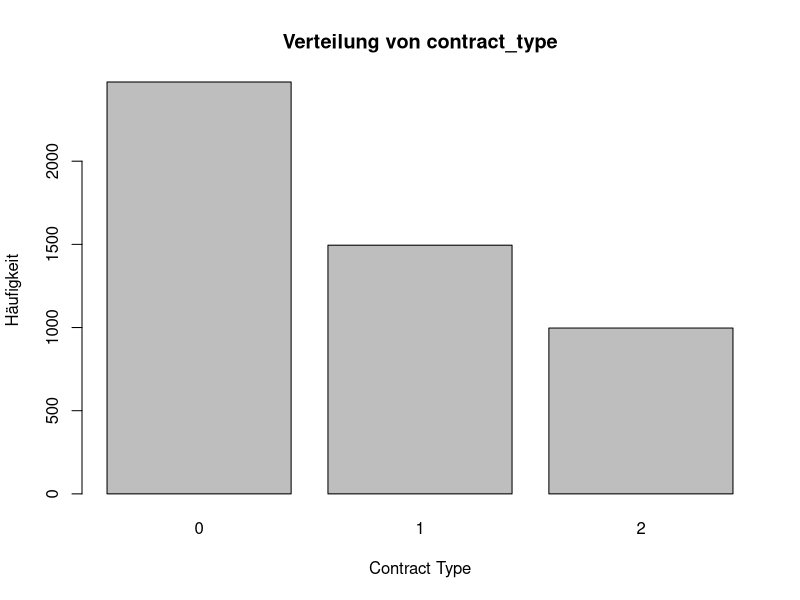
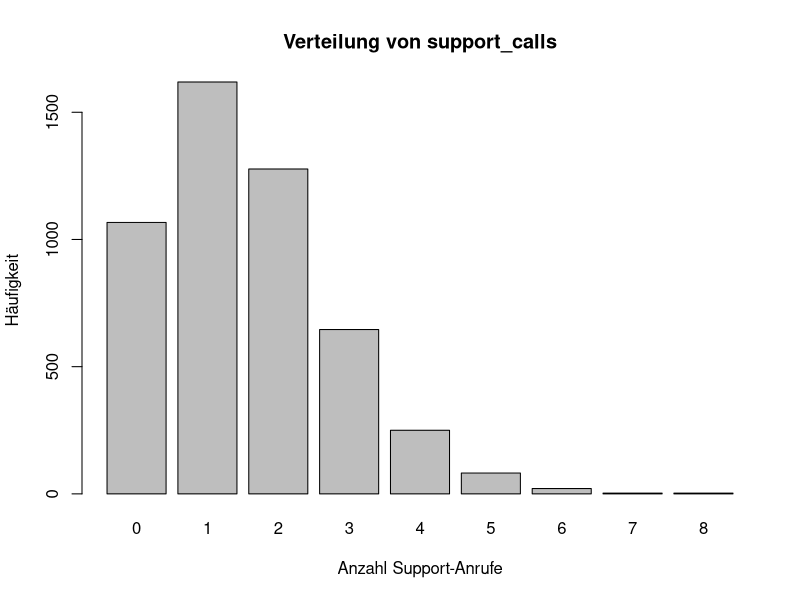
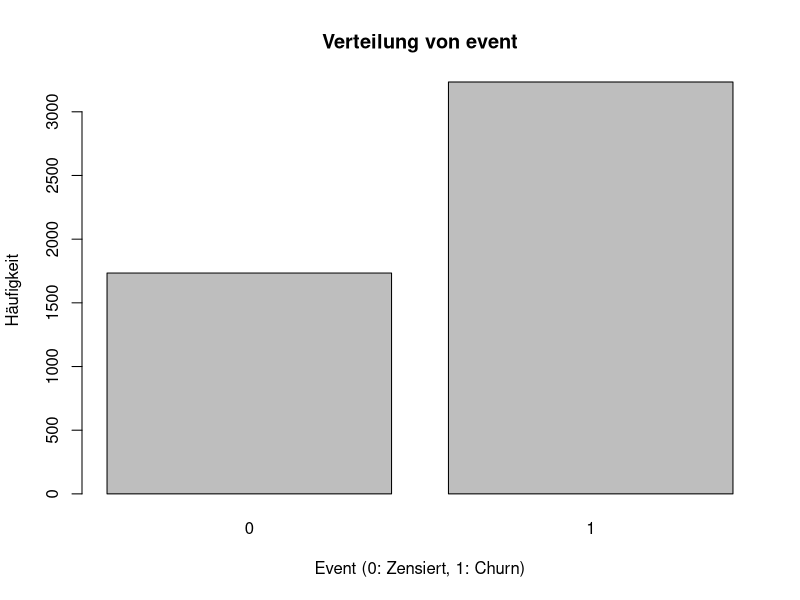
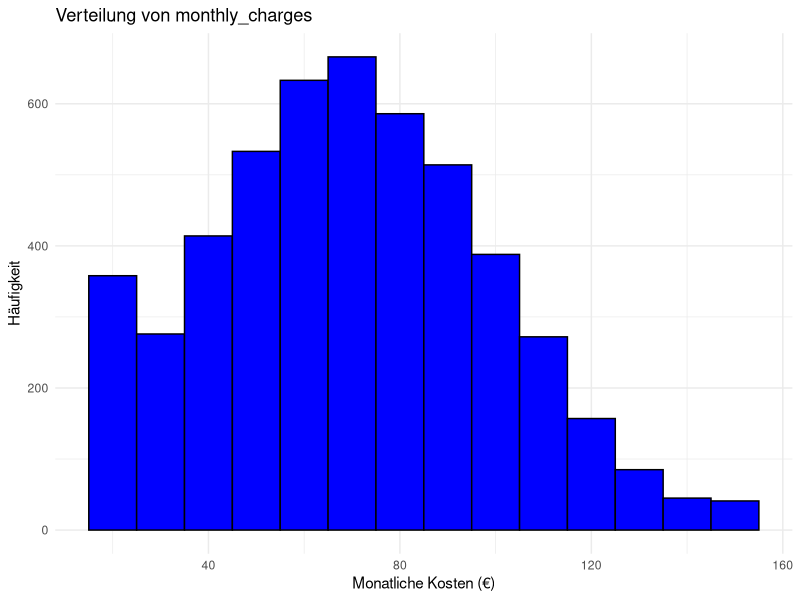
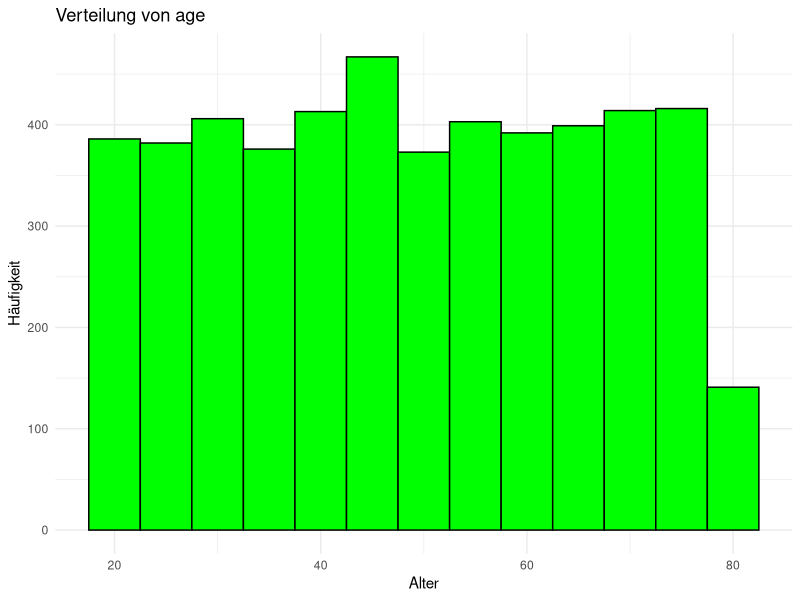
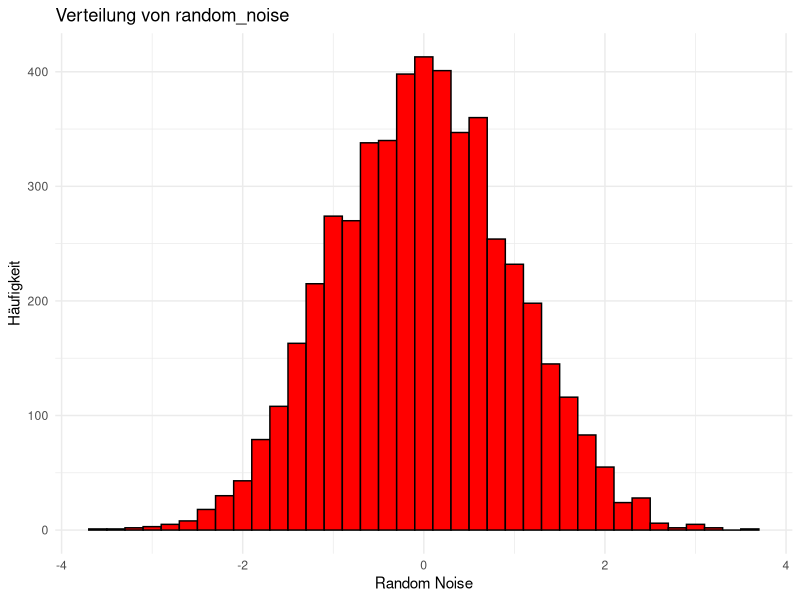
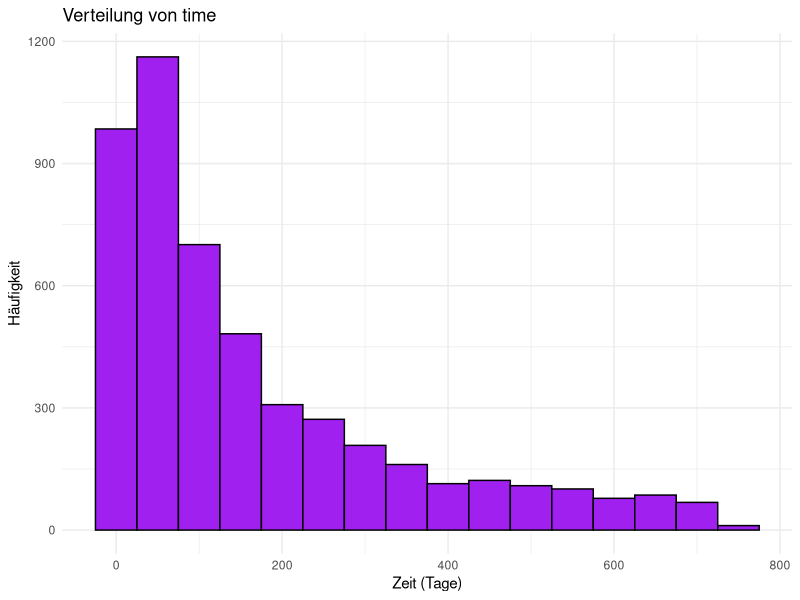
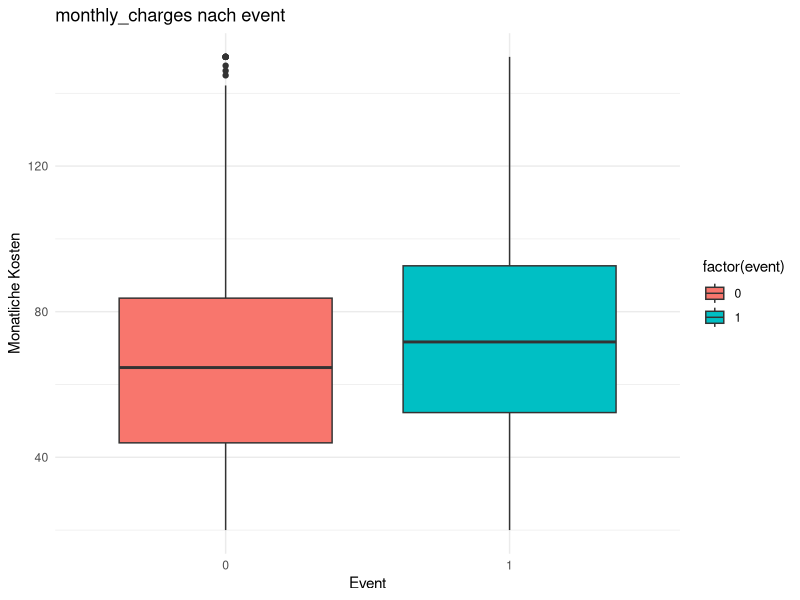

Recreate these plots in R, in order.
# Explorative Datenanalyse (EDA) für den synthetischen Churn-Datensatz
# Voraussetzung: Der Datensatz 'churn_data_synthetic.csv' wurde mit dem bereitgestellten Python-Code generiert.
# Installiere notwendige Pakete, falls nicht vorhanden (einmalig ausführen):
# install.packages(c("ggplot2", "survival", "corrplot", "dplyr"))

# Lade die benötigten Bibliotheken
library(ggplot2)
library(survival)
library(corrplot)
library(dplyr)

# Lade den Datensatz
data <- read.csv("churn_data_synthetic.csv")

# 1. Überblick über den Datensatz
cat("Datensatz-Größe:", nrow(data), "Zeilen,", ncol(data), "Spalten\n")
head(data)  # Erste Zeilen anzeigen
str(data)   # Struktur des Datensatzes

# Überprüfung auf fehlende Werte (sollte keine geben, da synthetisch)
any_missing <- any(is.na(data))
cat("Fehlende Werte vorhanden:", any_missing, "\n")

# 2. Zusammenfassende Statistiken
summary(data)

# Zensierungsrate (Anteil zensierter Beobachtungen, event == 0)
censor_rate <- mean(data$event == 0) * 100
cat("Zensierungsrate:", round(censor_rate, 2), "%\n")

# 3. Verteilung der Variablen
# 3.1 Kategorische Variablen
# contract_type (0: Monatlich, 1: 1 Jahr, 2: 2 Jahre)
contract_table <- table(data$contract_type)
barplot(contract_table, main="Verteilung von contract_type", xlab="Contract Type", ylab="Häufigkeit")

# support_calls (Poisson-verteilt)
support_table <- table(data$support_calls)
barplot(support_table, main="Verteilung von support_calls", xlab="Anzahl Support-Anrufe", ylab="Häufigkeit")

# event (0: Zensiert, 1: Churn)
event_table <- table(data$event)
barplot(event_table, main="Verteilung von event", xlab="Event (0: Zensiert, 1: Churn)", ylab="Häufigkeit")

# 3.2 Kontinuierliche Variablen
# monthly_charges
ggplot(data, aes(x = monthly_charges)) +
  geom_histogram(binwidth = 10, fill = "blue", color = "black") +
  labs(title = "Verteilung von monthly_charges", x = "Monatliche Kosten (€)", y = "Häufigkeit") +
  theme_minimal()

# age
ggplot(data, aes(x = age)) +
  geom_histogram(binwidth = 5, fill = "green", color = "black") +
  labs(title = "Verteilung von age", x = "Alter", y = "Häufigkeit") +
  theme_minimal()

# random_noise (sollte normalverteilt um 0 sein)
ggplot(data, aes(x = random_noise)) +
  geom_histogram(binwidth = 0.2, fill = "red", color = "black") +
  labs(title = "Verteilung von random_noise", x = "Random Noise", y = "Häufigkeit") +
  theme_minimal()

# time (Beobac	htungszeit)
ggplot(data, aes(x = time)) +
  geom_histogram(binwidth = 50, fill = "purple", color = "black") +
  labs(title = "Verteilung von time", x = "Zeit (Tage)", y = "Häufigkeit") +
  theme_minimal()

# 4. Bivariate Analysen
# 4.1 Boxplots für kontinuierliche Variablen nach event
ggplot(data, aes(x = factor(event), y = monthly_charges, fill = factor(event))) +
  geom_boxplot() +
  labs(title = "monthly_charges nach event", x = "Event", y = "Monatliche Kosten") +
  theme_minimal()

ggplot(data, aes(x = factor(event), y = support_calls, fill = factor(event))) +
  geom_boxplot() +
  labs(title = "support_calls nach event", x = "Event", y = "Support-Anrufe") +
  theme_minimal()

ggplot(data, aes(x = factor(event), y = age, fill = factor(event))) +
  geom_boxplot() +
  labs(title = "age nach event", x = "Event", y = "Alter") +
  theme_minimal()

ggplot(data, aes(x = factor(event), y = time, fill = factor(event))) +
  geom_boxplot() +
  labs(title = "time nach event", x = "Event", y = "Zeit (Tage)") +
  theme_minimal()

# 4.2 Boxplots nach contract_type
ggplot(data, aes(x = factor(contract_type), y = time, fill = factor(contract_type))) +
  geom_boxplot() +
  labs(title = "time nach contract_type", x = "Contract Type", y = "Zeit (Tage)") +
  theme_minimal()

# 4.3 Untersuchung der Interaktion (monthly_charges > 100 & support_calls > 3)
data <- data %>%
  mutate(high_cost_high_support = ifelse(monthly_charges > 100 & support_calls > 3, "Ja", "Nein"))

ggplot(data, aes(x = high_cost_high_support, y = time, fill = high_cost_high_support)) +
  geom_boxplot() +
  facet_wrap(~ event) +
  labs(title = "time nach Interaktion (high cost & high support)", x = "Interaktion", y = "Zeit (Tage)") +
  theme_minimal()

# 5. Korrelationsanalyse (für numerische Variablen)
num_vars <- data[, c("monthly_charges", "support_calls", "age", "random_noise", "time")]
corr_matrix <- cor(num_vars)
corrplot(corr_matrix, method = "circle", type = "upper", tl.cex = 0.8, title = "Korrelationsmatrix")

# 6. Survival-spezifische EDA
# Erstelle Surv-Objekt
surv_obj <- Surv(time = data$time, event = data$event)

# 6.1 Gesamte Kaplan-Meier-Kurve
km_fit <- survfit(surv_obj ~ 1)
plot(km_fit, main = "Kaplan-Meier Überlebenskurve (Gesamt)", xlab = "Zeit (Tage)", ylab = "Überlebenswahrscheinlichkeit")

# 6.2 Kaplan-Meier nach contract_type
km_contract <- survfit(surv_obj ~ data$contract_type)
plot(km_contract, col = 1:3, main = "Kaplan-Meier nach contract_type", xlab = "Zeit (Tage)", ylab = "Überlebenswahrscheinlichkeit")
legend("topright", legend = c("Monatlich (0)", "1 Jahr (1)", "2 Jahre (2)"), col = 1:3, lty = 1)

# 6.3 Kaplan-Meier nach support_calls (gruppiert, z.B. 0-1, 2-3, >3)
data$support_group <- cut(data$support_calls, breaks = c(-Inf, 1, 3, Inf), labels = c("0-1", "2-3", ">3"))
km_support <- survfit(surv_obj ~ data$support_group)
plot(km_support, col = 1:3, main = "Kaplan-Meier nach support_calls-Gruppe", xlab = "Zeit (Tage)", ylab = "Überlebenswahrscheinlichkeit")
legend("topright", legend = levels(data$support_group), col = 1:3, lty = 1)

# 6.4 Log-Rank-Test für Unterschiede (Beispiel für contract_type)
survdiff(surv_obj ~ data$contract_type)

# Dies gibt einen umfassenden Überblick über die Datenverteilungen, Beziehungen und survival-spezifische Aspekte.